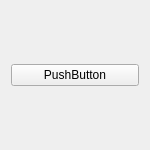
<?xml version="1.0" encoding="UTF-8"?>
<ui version="4.0">
 <class>ItemButton</class>
 <widget class="QWidget" name="ItemButton">
  <property name="geometry">
   <rect>
    <x>0</x>
    <y>0</y>
    <width>150</width>
    <height>150</height>
   </rect>
  </property>
  <property name="windowTitle">
   <string>Form</string>
  </property>
  <layout class="QVBoxLayout" name="verticalLayout_2">
   <item>
    <layout class="QVBoxLayout" name="verticalLayout">
     <item>
      <widget class="QPushButton" name="pushButton">
       <property name="text">
        <string>PushButton</string>
       </property>
      </widget>
     </item>
    </layout>
   </item>
  </layout>
 </widget>
 <resources/>
 <connections/>
</ui>
